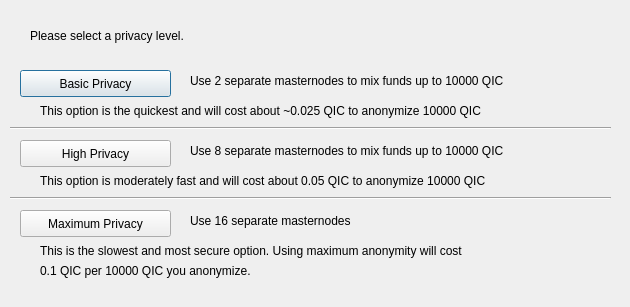
<?xml version="1.0" encoding="UTF-8"?>
<ui version="4.0">
 <class>ObfuscationConfig</class>
 <widget class="QDialog" name="ObfuscationConfig">
  <property name="geometry">
   <rect>
    <x>0</x>
    <y>0</y>
    <width>630</width>
    <height>307</height>
   </rect>
  </property>
  <property name="windowTitle">
   <string>Configure Obfuscation</string>
  </property>
  <widget class="QPushButton" name="buttonBasic">
   <property name="geometry">
    <rect>
     <x>20</x>
     <y>70</y>
     <width>151</width>
     <height>27</height>
    </rect>
   </property>
   <property name="text">
    <string>Basic Privacy</string>
   </property>
  </widget>
  <widget class="QPushButton" name="buttonHigh">
   <property name="geometry">
    <rect>
     <x>20</x>
     <y>140</y>
     <width>151</width>
     <height>27</height>
    </rect>
   </property>
   <property name="text">
    <string>High Privacy</string>
   </property>
  </widget>
  <widget class="QPushButton" name="buttonMax">
   <property name="geometry">
    <rect>
     <x>20</x>
     <y>210</y>
     <width>151</width>
     <height>27</height>
    </rect>
   </property>
   <property name="text">
    <string>Maximum Privacy</string>
   </property>
  </widget>
  <widget class="QLabel" name="label">
   <property name="geometry">
    <rect>
     <x>30</x>
     <y>20</y>
     <width>571</width>
     <height>31</height>
    </rect>
   </property>
   <property name="text">
    <string>Please select a privacy level.</string>
   </property>
  </widget>
  <widget class="QLabel" name="label_2">
   <property name="geometry">
    <rect>
     <x>190</x>
     <y>70</y>
     <width>421</width>
     <height>21</height>
    </rect>
   </property>
   <property name="text">
    <string>Use 2 separate masternodes to mix funds up to 10000 QIC</string>
   </property>
  </widget>
  <widget class="QLabel" name="label_3">
   <property name="geometry">
    <rect>
     <x>190</x>
     <y>140</y>
     <width>411</width>
     <height>21</height>
    </rect>
   </property>
   <property name="text">
    <string>Use 8 separate masternodes to mix funds up to 10000 QIC</string>
   </property>
  </widget>
  <widget class="QLabel" name="label_4">
   <property name="geometry">
    <rect>
     <x>190</x>
     <y>210</y>
     <width>421</width>
     <height>21</height>
    </rect>
   </property>
   <property name="text">
    <string>Use 16 separate masternodes</string>
   </property>
  </widget>
  <widget class="QLabel" name="label_6">
   <property name="geometry">
    <rect>
     <x>40</x>
     <y>100</y>
     <width>561</width>
     <height>21</height>
    </rect>
   </property>
   <property name="text">
    <string>This option is the quickest and will cost about ~0.025 QIC to anonymize 10000 QIC</string>
   </property>
  </widget>
  <widget class="QLabel" name="label_7">
   <property name="geometry">
    <rect>
     <x>40</x>
     <y>170</y>
     <width>561</width>
     <height>21</height>
    </rect>
   </property>
   <property name="text">
    <string>This option is moderately fast and will cost about 0.05 QIC to anonymize 10000 QIC</string>
   </property>
  </widget>
  <widget class="QLabel" name="label_8">
   <property name="geometry">
    <rect>
     <x>40</x>
     <y>240</y>
     <width>561</width>
     <height>21</height>
    </rect>
   </property>
   <property name="text">
    <string>This is the slowest and most secure option. Using maximum anonymity will cost</string>
   </property>
  </widget>
  <widget class="QLabel" name="label_9">
   <property name="geometry">
    <rect>
     <x>40</x>
     <y>260</y>
     <width>561</width>
     <height>21</height>
    </rect>
   </property>
   <property name="text">
    <string>0.1 QIC per 10000 QIC you anonymize.</string>
   </property>
  </widget>
  <widget class="Line" name="line">
   <property name="geometry">
    <rect>
     <x>10</x>
     <y>120</y>
     <width>601</width>
     <height>16</height>
    </rect>
   </property>
   <property name="orientation">
    <enum>Qt::Horizontal</enum>
   </property>
  </widget>
  <widget class="Line" name="line_2">
   <property name="geometry">
    <rect>
     <x>10</x>
     <y>190</y>
     <width>601</width>
     <height>16</height>
    </rect>
   </property>
   <property name="orientation">
    <enum>Qt::Horizontal</enum>
   </property>
  </widget>
 </widget>
 <resources/>
 <connections/>
</ui>
